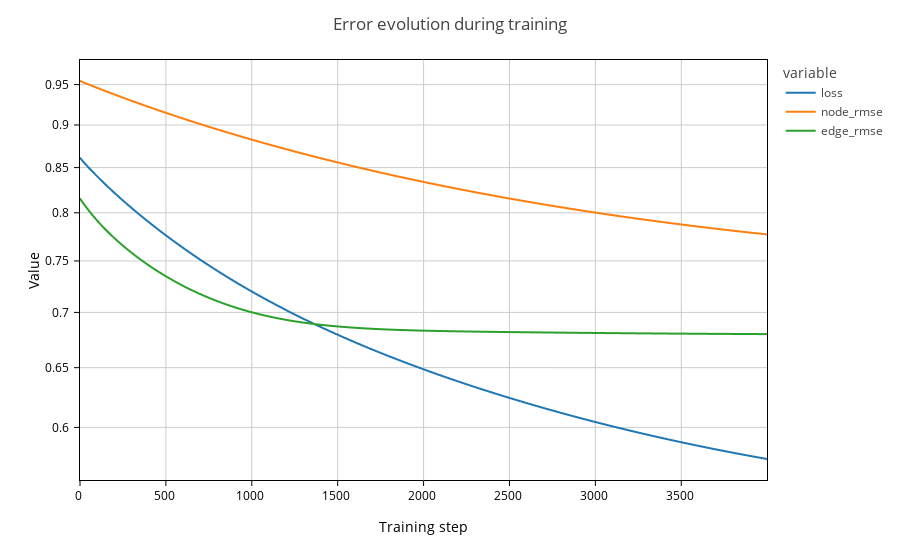

The notebook cell saved with this chart:
### Markdown cell above
And plot them:

### Code cell
df.plot(backend="plotly").update_layout(
    yaxis_type="log", yaxis_showgrid=True, xaxis_showgrid=True
).update_layout(
    yaxis_title="Value",
    xaxis_title="Training step",
    title="Error evolution during training",
)

### Figure 1 — Plotly figure (JSON) as saved in the notebook; plotly's stock layout.template omitted (floating-point values rounded to 4 significant figures; data arrays with more than 128 entries replaced by an {"elided": "..."} marker saying what was removed)
{"data": [{"hovertemplate": "variable=loss<br>index=%{x}<br>value=%{y}<extra></extra>", "legendgroup": "loss", "line": {"color": "#1F77B4", "dash": "solid"}, "marker": {"symbol": "circle"}, "mode": "lines", "name": "loss", "showlegend": true, "type": "scattergl", "x": {"elided": "4000 int values"}, "xaxis": "x", "y": {"elided": "4000 float values"}, "yaxis": "y"}, {"hovertemplate": "variable=node_rmse<br>index=%{x}<br>value=%{y}<extra></extra>", "legendgroup": "node_rmse", "line": {"color": "#FF7F0E", "dash": "solid"}, "marker": {"symbol": "circle"}, "mode": "lines", "name": "node_rmse", "showlegend": true, "type": "scattergl", "x": {"elided": "4000 int values"}, "xaxis": "x", "y": {"elided": "4000 float values"}, "yaxis": "y"}, {"hovertemplate": "variable=edge_rmse<br>index=%{x}<br>value=%{y}<extra></extra>", "legendgroup": "edge_rmse", "line": {"color": "#2CA02C", "dash": "solid"}, "marker": {"symbol": "circle"}, "mode": "lines", "name": "edge_rmse", "showlegend": true, "type": "scattergl", "x": {"elided": "4000 int values"}, "xaxis": "x", "y": {"elided": "4000 float values"}, "yaxis": "y"}], "layout": {"legend": {"title": {"text": "variable"}, "tracegroupgap": 0}, "margin": {"t": 60}, "title": {"text": "Error evolution during training"}, "xaxis": {"anchor": "y", "domain": [0, 1], "showgrid": true, "title": {"text": "Training step"}}, "yaxis": {"anchor": "x", "domain": [0, 1], "showgrid": true, "title": {"text": "Value"}, "type": "log"}}}
